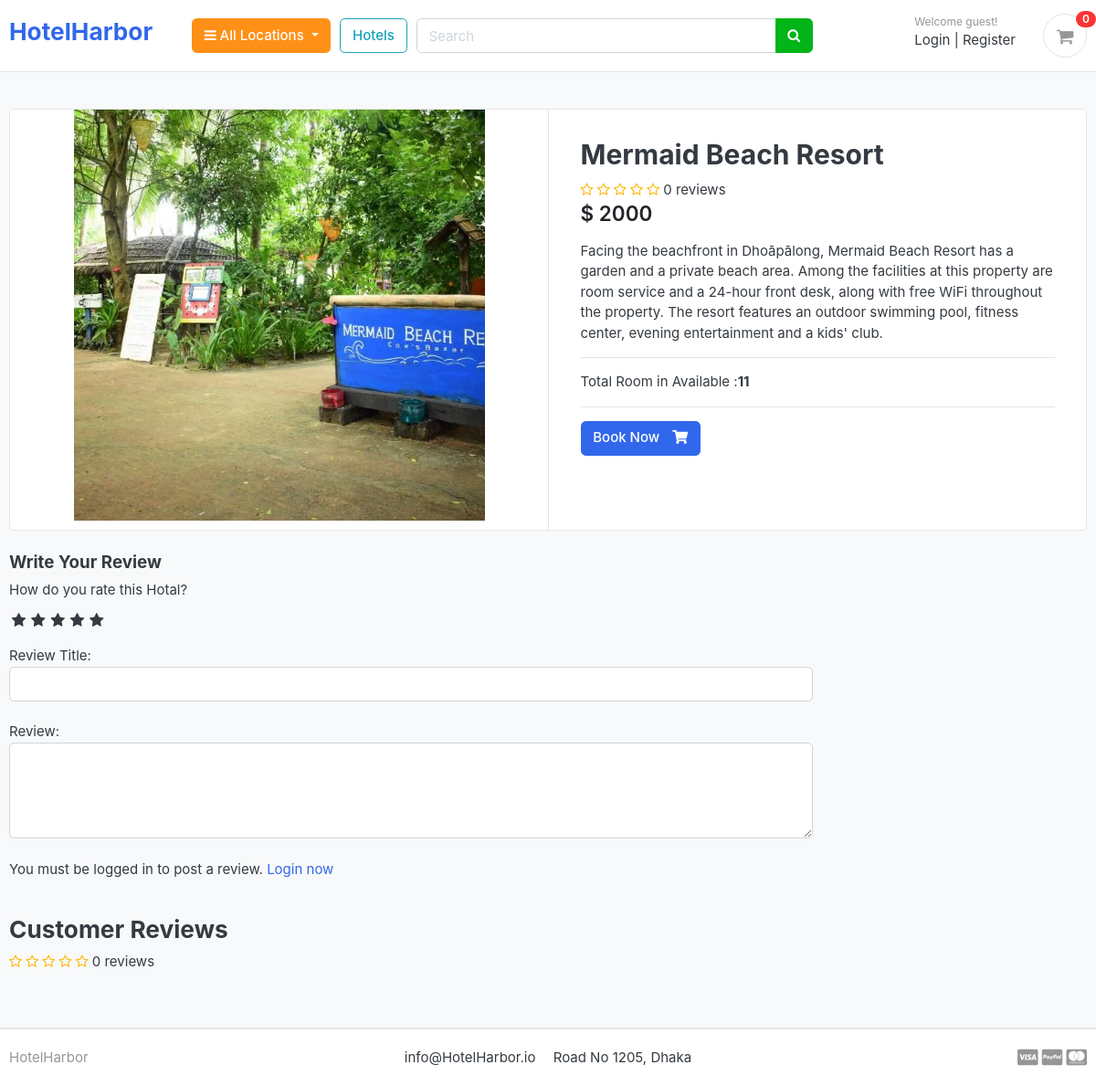
/store/category/pechardwip/mermaid-beach-resort/, run on the app's committed database.
### store/models.py (models this page shows, shortened)
class Product(models.Model):
    product_name    = models.CharField(max_length=200, unique=True)
    slug            = models.SlugField(max_length=200, unique=True)
    description     = models.TextField(max_length=500, blank=True)
    price           = models.IntegerField()
    images          = models.ImageField(upload_to='photos/products')
    stock           = models.IntegerField()
    is_available    = models.BooleanField(default=True)
    category        = models.ForeignKey(Category, on_delete=models.CASCADE)
    created_date    = models.DateTimeField(auto_now_add=True)
    modified_date   = models.DateTimeField(auto_now=True)
    def averageReview(self):
        reviews = ReviewRating.objects.filter(product=self, status=True).aggregate(average=Avg('rating'))
        avg = 0
        if reviews['average'] is not None:
            avg = float(reviews['average'])
        return avg
    def countReview(self):
        reviews = ReviewRating.objects.filter(product=self, status=True).aggregate(count=Count('id'))
        count = 0
        if reviews['count'] is not None:
            count = int(reviews['count'])
        return count

### store/views.py (the view)
# urls.py: path('category/<slug:category_slug>/<slug:product_slug>/', views.product_detail, name='product_detail'),
def product_detail(request, category_slug, product_slug):
    try:
        single_product = Product.objects.get(category__slug=category_slug, slug=product_slug)
        in_cart = CartItem.objects.filter(cart__cart_id=_cart_id(request), product=single_product).exists()
    except Exception as e:
        raise e
    if request.user.is_authenticated:
        try:
            orderproduct = OrderProduct.objects.filter(user=request.user, product_id=single_product.id).exists()
        except OrderProduct.DoesNotExist:
            orderproduct = None
    else:
        orderproduct = None
    reviews = ReviewRating.objects.filter(product_id=single_product.id, status=True)
    context = {
        'single_product': single_product,
        'in_cart'       : in_cart,
        'orderproduct': orderproduct,
        'reviews': reviews,
    }
    return render(request, 'store/product_details.html', context)

### cart/context_processors.py (called while the page is built)
def counter(request):
    cart_count = 0
    if 'admin' in request.path:
        return {}
    else:
        try:
            cart = Cart.objects.filter(cart_id=_cart_id(request))
            if request.user.is_authenticated:
                cart_items = CartItem.objects.all().filter(user=request.user)
            else:
                cart_items = CartItem.objects.all().filter(cart=cart[:1])
            for cart_item in cart_items:
                cart_count += cart_item.quantity
        except Cart.DoesNotExist:
            cart_count = 0
    return dict(cart_count=cart_count)

### cart/views.py (called while the page is built)
def _cart_id(request):
    cart = request.session.session_key
    if not cart:
        cart = request.session.create()
    return cart

### category/context_processors.py (called while the page is built)
def menu_links(request):
    links = Category.objects.all()
    return dict(links=links)

### category/models.py (called while the page is built)
    def get_url(self):
        return reverse('products_by_category', args=[self.slug])

### store/templates/store/product_details.html (shortened to what this page needs)
{% extends 'base.html' %} {% load static %} {% block content %}
<section class="section-content padding-y bg">
  <div class="container">
    <div class="card">
      <div class="row no-gutters">
        <aside class="col-md-6">
          <article class="gallery-wrap">
            <div class="img-big-wrap">
              <a href="#"><img src="{{ single_product.images.url }}" /></a>
            </div>
          </article>
        </aside>
        <main class="col-md-6 border-left">
          <form action="{% url 'add_cart' single_product.id %}" method="POST">
            <article class="content-body">
              <h2 class="title">{{ single_product.product_name }}</h2>
              <div class="rating-star">
                <span>
                  <i
                    class="fa fa-star{% if single_product.averageReview < 0.5 %}-o{% elif single_product.averageReview >= 0.5 and single_product.averageReview < 1 %}-half-o {% endif %}"
                    aria-hidden="true"
                  ></i>
                  <i
                    class="fa fa-star{% if single_product.averageReview < 1.5 %}-o{% elif single_product.averageReview >= 1.5 and single_product.averageReview < 2 %}-half-o {% endif %}"
                    aria-hidden="true"
                  ></i>
                  <i
                    class="fa fa-star{% if single_product.averageReview < 2.5 %}-o{% elif single_product.averageReview >= 2.5 and single_product.averageReview < 3 %}-half-o {% endif %}"
                    aria-hidden="true"
                  ></i>
                  <i
                    class="fa fa-star{% if single_product.averageReview < 3.5 %}-o{% elif single_product.averageReview >= 3.5 and single_product.averageReview < 4 %}-half-o {% endif %}"
                    aria-hidden="true"
                  ></i>
                  <i
                    class="fa fa-star{% if single_product.averageReview < 4.5 %}-o{% elif single_product.averageReview >= 4.5 and single_product.averageReview < 5 %}-half-o {% endif %}"
                    aria-hidden="true"
                  ></i>
                  <span>{{single_product.countReview}} reviews</span>
                </span>
              </div>
              <div class="mb-3">
                <var class="price h4">$ {{single_product.price}}</var>
              </div>
              <p>{{ single_product.description }}</p>
              <hr />
              <p>Total Room in Available :<b>{{ single_product.stock }}</b></p>
              <hr />
              {% if single_product.stock <= 0 %}
              <h5 class="text-danger">Not Available</h5>
              {% elif in_cart %}
              <p>Hotel Already added to cart</p>
                <a class="btn btn-warning" href="{% url 'cart'%}">
                <span class="text">View Cart</span>
                <i class="fas fa-shopping-cart"></i>
              </a>
              {% else %}
              <button type="submit" class="btn btn-primary">
                <span class="text">Book Now</span>
                <i class="fas fa-shopping-cart"></i>
              </button>
              {% endif %}
            </article>
          </form>
        </main>
      </div>
    </div>
    <br />
    <div class="row">
      <div class="col-md-9">
        <form
          action="{% url 'submit_review' single_product.id %}"
          method="POST"
        >
          <h5>Write Your Review</h5>
          <div>
            <label>How do you rate this Hotal?</label>
            <br />
            <div class="rate">
              /><label for="rating10" title="5"></label>
              /><label for="rating8" title="4"></label>
              /><label for="rating6" title="3"></label>
              /><label for="rating4" title="2"></label>
              /><label for="rating2" title="1"></label>
            </div>
            <br />
            Review Title:
            <input type="text" class="form-control" name="subject" />
            <br />
            Review:
            <textarea name="review" rows="4" class="form-control"></textarea>
            <br />
            {% if user.is_authenticated %} {% if orderproduct %}
            <input
              type="submit"
              value="Submit Review"
              class="btn btn-primary"
            />
            {% else %}
            <p>You must purchase this room to post a review.</p>
            {% endif %} {% else %}
            <p>
              You must be logged in to post a review.
              <span><a href="{% url 'login' %}">Login now</a></span>
            </p>
            {% endif %}
          </div>
        </form>
        <br />
        <header class="section-heading">
          <h3>Customer Reviews</h3>
          <div class="rating-star">
            <span>
              <i
                class="fa fa-star{% if single_product.averageReview < 0.5 %}-o{% elif single_product.averageReview >= 0.5 and single_product.averageReview < 1 %}-half-o {% endif %}"
                aria-hidden="true"
              ></i>
              <i
                class="fa fa-star{% if single_product.averageReview < 1.5 %}-o{% elif single_product.averageReview >= 1.5 and single_product.averageReview < 2 %}-half-o {% endif %}"
                aria-hidden="true"
              ></i>
              <i
                class="fa fa-star{% if single_product.averageReview < 2.5 %}-o{% elif single_product.averageReview >= 2.5 and single_product.averageReview < 3 %}-half-o {% endif %}"
                aria-hidden="true"
              ></i>
              <i
                class="fa fa-star{% if single_product.averageReview < 3.5 %}-o{% elif single_product.averageReview >= 3.5 and single_product.averageReview < 4 %}-half-o {% endif %}"
                aria-hidden="true"
              ></i>
              <i
                class="fa fa-star{% if single_product.averageReview < 4.5 %}-o{% elif single_product.averageReview >= 4.5 and single_product.averageReview < 5 %}-half-o {% endif %}"
                aria-hidden="true"
              ></i>
              <span>{{single_product.countReview}} reviews</span>
            </span>
          </div>
        </header>
      </div>
    </div>
  </div>
</section>
{% endblock %}

### static/css/ui.css (style rules this page uses)
html { font-family: "Inter", sans-serif; font-size: 15px; }
.content-body { flex: 1 1 auto; padding: 2rem 2.3rem; }
.padding-y { padding-top: 40px; padding-bottom: 40px; }
var { font-style: normal; }
article:after, .form-group:after { display: block; clear: both; content: ""; }
.bg { background-color: #f8f9fa; }
.section-heading { margin-bottom: 20px; margin-top: 15px; }
p:last-child { margin-bottom: 0; }
.btn .text + i { margin-left: 10px; }
.price { font-weight: 600; color: #212529; }
.gallery-wrap .img-big-wrap { margin-bottom: 10px; border-radius: 0.37rem; overflow: hidden; background-color: #fff; }
.gallery-wrap .img-big-wrap a { text-align: center; display: block; }
.gallery-wrap .img-big-wrap img { height: 450px; width: auto; display: inline-block; }

### static/css/custom.css (style rules this page uses)
.rate { display: inline-block;; border: 0; }
.rate > label { float: right; }
.rate > label:before { display: inline-block; font-size: 1.1rem; font-family: FontAwesome; content: "\f005"; margin:0; padding:0.3rem .2rem; cursor: pointer; }
.rating-star i { color: #ffb503 !important; }

### data on the page
Product: images (picture), product_name "Mermaid Beach Resort", countReview "0", price "2000", description "Facing the beachfront in Dhoāpālong, Mermaid Beach Resort has a garden and a private beach area. Among the facilities at this property are room service and a 24-hour front desk, along with free WiFi throughout the property. The resort features an outdoor swimming pool, fitness center, evening entertainment and a kids' club.", stock "11"

### other printed values
{{ cart_count }} "0"
